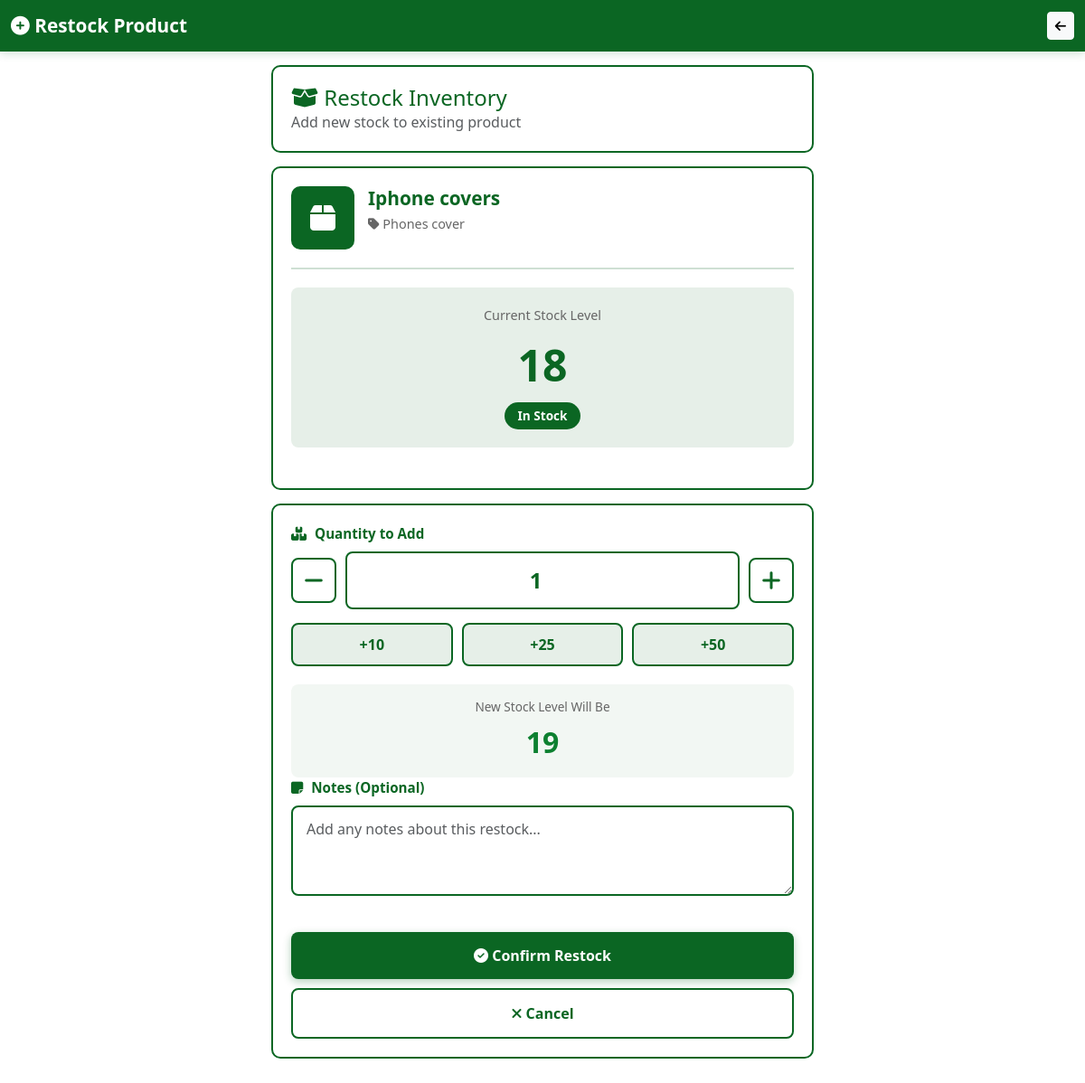
Screenshot of /restock_product/2/ with the database file from the repository.
### user/models.py (models this page shows, shortened)
class Product(models.Model):
    name = models.CharField(max_length=200)
    category = models.ForeignKey(Category, on_delete=models.PROTECT)
    description = models.TextField(blank=True)
    price = models.DecimalField(max_digits=10, decimal_places=2)
    cost_price = models.DecimalField(max_digits=10, decimal_places=2, null=True, blank=True)
    stock = models.IntegerField(default=0)
    min_stock = models.IntegerField(default=10)
    sku = models.CharField(max_length=50, blank=True)
    created_at = models.DateTimeField(auto_now_add=True)
    stock_level = models.CharField(max_length=50, blank=True, choices=[
        ('In Stock', 'In Stock'),
        ('Low Stock', 'Low Stock'),
        ('Out of Stock', 'Out of Stock'),
    ], default='In Stock')
    class Meta:
        db_table = 'product'

class Category(models.Model):
    name = models.CharField(max_length=100)
    description = models.TextField(blank=True)
    created_at = models.DateTimeField(auto_now_add=True)
    class Meta:
        db_table = 'category'
        verbose_name_plural = 'Categories'
    def __str__(self):
        return self.name

### user/views.py (the view, shortened to what this page needs)
# urls.py: path('restock_product/<int:product_id>/', views.restock_product, name='restock_product'),
def restock_product(request, product_id):
    product = get_object_or_404(Product, id=product_id)
    context = {
        'product': product,
    }
    return render(request, 'product/restock_product.html', context)

### templates/product/restock_product.html (shortened to what this page needs)
{% load static %}
<!DOCTYPE html>
<html lang="en">
<head>
    <link href="https://cdn.jsdelivr.net/npm/bootstrap@5.3.0/dist/css/bootstrap.min.css" rel="stylesheet">
    <link rel="stylesheet" href="https://cdnjs.cloudflare.com/ajax/libs/font-awesome/6.4.0/css/all.min.css">
</head>
<body>
    <nav class="navbar navbar-dark">
        <div class="container-fluid">
            <a class="navbar-brand" href="{% url 'inventory' %}">
                <i class="fas fa-plus-circle"></i> Restock Product
            </a>
            <button class="btn btn-sm btn-light" onclick="window.history.back()">
                <i class="fas fa-arrow-left"></i>
            </button>
        </div>
    </nav>
    <div class="content-wrapper">
        <div class="page-header">
            <h1><i class="fas fa-box-open"></i> Restock Inventory</h1>
            <p class="text-muted mb-0">Add new stock to existing product</p>
        </div>
        <div class="product-info-card">
            <div class="product-display">
                <div class="product-icon">
                    <i class="fas fa-box"></i>
                </div>
                <div class="product-details">
                    <h2>{{ product.name }}</h2>
                    <p class="category">
                        <i class="fas fa-tag"></i> {{ product.category|default:"General" }}
                    </p>
                </div>
            </div>
            <div class="current-stock-display">
                <div class="label">Current Stock Level</div>
                <div class="value">{{ product.stock }}</div>
                <span class="stock-status {% if product.stock <= product.min_stock %}status-low{% else %}status-ok{% endif %}">
                    {% if product.stock <= product.min_stock %}Low Stock{% else %}In Stock{% endif %}
                </span>
            </div>
        </div>
        <div class="form-container">
            <form method="POST" action="{% url 'restock_product' product.id %}" id="restockForm">
                <div class="form-group">
                    <label class="form-label">
                        <i class="fas fa-boxes"></i> Quantity to Add
                    </label>
                    <div class="quantity-input-group">
                        <button type="button" class="btn-quantity" onclick="decreaseQuantity()">
                            <i class="fas fa-minus"></i>
                        </button>
                        <input type="number" name="additional_stock" id="quantityInput"
                               class="quantity-input" value="1" min="1" required
                               oninput="updatePreview()">
                        <button type="button" class="btn-quantity" onclick="increaseQuantity()">
                            <i class="fas fa-plus"></i>
                        </button>
                    </div>
                    <div class="quick-buttons">
                        <button type="button" class="btn-quick" onclick="setQuantity(10)">+10</button>
                        <button type="button" class="btn-quick" onclick="setQuantity(25)">+25</button>
                        <button type="button" class="btn-quick" onclick="setQuantity(50)">+50</button>
                    </div>
                </div>
                <div class="new-stock-preview">
                    <div class="label">New Stock Level Will Be</div>
                    <div class="value" id="newStockValue">{{ product.stock|add:1 }}</div>
                </div>
                <div class="form-group">
                    <label class="form-label">
                        <i class="fas fa-sticky-note"></i> Notes (Optional)
                    </label>
                    <textarea name="notes" class="form-control" rows="3"
                              placeholder="Add any notes about this restock..."></textarea>
                </div>
                <button type="submit" class="btn-submit">
                    <i class="fas fa-check-circle"></i> Confirm Restock
                </button>
                <button type="button" class="btn-cancel" onclick="window.history.back()">
                    <i class="fas fa-times"></i> Cancel
                </button>
            </form>
        </div>
    </div>
</body>
</html>

### templates/product/restock_product.html (style rules this page uses)
:root { --primary-color: #0B6623; --light-green: #0D8030; }
body { background-color: #ffffff; font-family: 'Segoe UI', Tahoma, Geneva, Verdana, sans-serif; }
.navbar { background: var(--primary-color); box-shadow: 0 2px 10px rgba(11, 102, 35, 0.2); }
.navbar-brand { font-weight: bold; font-size: 1.3rem; }
.page-header { background: white; padding: 20px; margin: 15px; border-radius: 10px; border: 2px solid var(--primary-color); }
.page-header h1 { font-size: 1.5rem; margin: 0; color: var(--primary-color); }
.product-info-card { background: white; margin: 15px; padding: 20px; border-radius: 10px; border: 2px solid var(--primary-color); }
.product-display { display: flex; align-items: center; margin-bottom: 20px; padding-bottom: 20px; border-bottom: 2px solid rgba(11, 102, 35, 0.2); }
.product-icon { width: 70px; height: 70px; border-radius: 10px; background: var(--primary-color); display: flex; align-items: center; justify-content: center; margin-right: 15px; flex-shrink: 0; }
.product-icon i { color: white; font-size: 2rem; }
.product-details h2 { font-size: 1.3rem; font-weight: 600; color: var(--primary-color); margin: 0 0 5px 0; }
.product-details .category { color: #666; font-size: 0.9rem; }
.current-stock-display { background: rgba(11, 102, 35, 0.1); padding: 20px; border-radius: 8px; margin-bottom: 25px; text-align: center; }
.current-stock-display .label { font-size: 0.9rem; color: #666; margin-bottom: 8px; }
.current-stock-display .value { font-size: 3rem; font-weight: bold; color: var(--primary-color); }
.stock-status { display: inline-block; padding: 5px 15px; border-radius: 15px; font-size: 0.85rem; font-weight: 600; margin-top: 5px; }
.status-ok { background: var(--primary-color); color: white; }
.form-container { background: white; margin: 15px; padding: 20px; border-radius: 10px; border: 2px solid var(--primary-color); }
.form-group { margin-bottom: 20px; }
.form-label { display: block; font-weight: 600; color: var(--primary-color); margin-bottom: 8px; font-size: 0.95rem; }
.form-label i { margin-right: 5px; }
.quantity-input-group { display: flex; align-items: center; gap: 10px; }
.btn-quantity { width: 50px; height: 50px; border: 2px solid var(--primary-color); background: white; color: var(--primary-color); border-radius: 8px; font-size: 1.5rem; font-weight: bold; cursor: pointer; transition: all 0.3s; }
.quantity-input { flex: 1; padding: 12px 15px; border: 2px solid var(--primary-color); border-radius: 8px; font-size: 1.5rem; font-weight: bold; text-align: center; color: var(--primary-color); }
.quick-buttons { display: grid; grid-template-columns: repeat(3, 1fr); gap: 10px; margin-top: 15px; }
.btn-quick { padding: 10px; border: 2px solid var(--primary-color); background: rgba(11, 102, 35, 0.1); color: var(--primary-color); border-radius: 8px; font-weight: 600; cursor: pointer; transition: all 0.3s; }
.new-stock-preview { background: rgba(11, 102, 35, 0.05); padding: 15px; border-radius: 8px; margin-top: 20px; text-align: center; }
.new-stock-preview .label { font-size: 0.85rem; color: #666; margin-bottom: 5px; }
.new-stock-preview .value { font-size: 2rem; font-weight: bold; color: var(--light-green); }
.form-control { width: 100%; padding: 12px 15px; border: 2px solid var(--primary-color); border-radius: 8px; font-size: 1rem; transition: all 0.3s; }
.btn-submit { background: var(--primary-color); color: white; border: none; padding: 14px 20px; border-radius: 8px; font-size: 1rem; width: 100%; font-weight: 600; box-shadow: 0 3px 10px rgba(11, 102, 35, 0.3); cursor: pointer; transition: all 0.3s; margin-top: 20px; }
.btn-cancel { background: white; color: var(--primary-color); border: 2px solid var(--primary-color); padding: 14px 20px; border-radius: 8px; font-size: 1rem; width: 100%; font-weight: 600; cursor: pointer; margin-top: 10px; transition: all 0.3s; }
.content-wrapper { padding-bottom: 20px; }
@media (min-width: 768px) { .form-container, .page-header, .product-info-card, .alert { max-width: 600px; margin-left: auto; margin-right: auto; } }

### rows the page displays
Product: name "Iphone covers", category "Phones cover", stock "18", stock|add "19"
